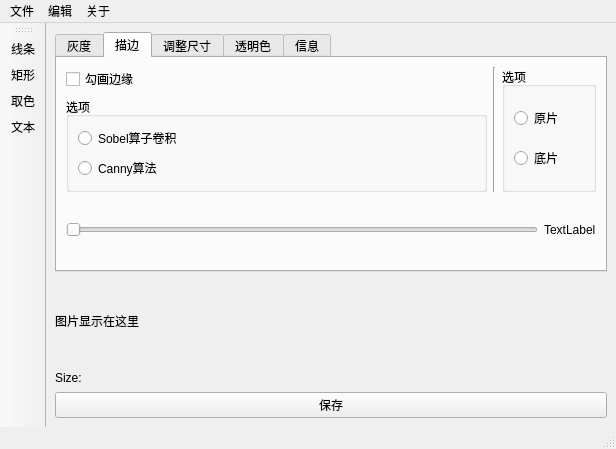
<?xml version="1.0" encoding="UTF-8"?>
<ui version="4.0">
 <class>MainWindow</class>
 <widget class="QMainWindow" name="MainWindow">
  <property name="geometry">
   <rect>
    <x>0</x>
    <y>0</y>
    <width>616</width>
    <height>449</height>
   </rect>
  </property>
  <property name="windowTitle">
   <string>MainWindow</string>
  </property>
  <widget class="QWidget" name="centralwidget">
   <layout class="QVBoxLayout" name="verticalLayout_12">
    <item>
     <layout class="QVBoxLayout" name="verticalLayout_9" stretch="0,5,1,1">
      <item>
       <widget class="QTabWidget" name="tabWidgetFunction">
        <property name="sizePolicy">
         <sizepolicy hsizetype="Expanding" vsizetype="Minimum">
          <horstretch>0</horstretch>
          <verstretch>0</verstretch>
         </sizepolicy>
        </property>
        <property name="currentIndex">
         <number>1</number>
        </property>
        <widget class="QWidget" name="tabGrayscale">
         <attribute name="title">
          <string>灰度</string>
         </attribute>
         <layout class="QVBoxLayout" name="verticalLayout_10">
          <item>
           <layout class="QVBoxLayout" name="verticalLayout_6">
            <item>
             <widget class="QCheckBox" name="cboxCvtToGrayScale">
              <property name="text">
               <string>转化为灰度图</string>
              </property>
             </widget>
            </item>
           </layout>
          </item>
         </layout>
        </widget>
        <widget class="QWidget" name="tab_2">
         <attribute name="title">
          <string>描边</string>
         </attribute>
         <layout class="QVBoxLayout" name="verticalLayout_17">
          <item>
           <layout class="QHBoxLayout" name="horizontalLayout_8" stretch="9,1,2">
            <item>
             <layout class="QVBoxLayout" name="verticalLayout_16">
              <item>
               <widget class="QCheckBox" name="cBoxCvtMargin">
                <property name="text">
                 <string>勾画边缘</string>
                </property>
               </widget>
              </item>
              <item>
               <widget class="QGroupBox" name="groupBox_2">
                <property name="title">
                 <string>选项</string>
                </property>
                <layout class="QVBoxLayout" name="verticalLayout_11">
                 <item>
                  <widget class="QRadioButton" name="rBtnSobel">
                   <property name="text">
                    <string>Sobel算子卷积</string>
                   </property>
                   <attribute name="buttonGroup">
                    <string notr="true">bGroupEdgeMethod</string>
                   </attribute>
                  </widget>
                 </item>
                 <item>
                  <widget class="QRadioButton" name="rBtnCanny">
                   <property name="text">
                    <string>Canny算法</string>
                   </property>
                   <attribute name="buttonGroup">
                    <string notr="true">bGroupEdgeMethod</string>
                   </attribute>
                  </widget>
                 </item>
                </layout>
               </widget>
              </item>
             </layout>
            </item>
            <item>
             <widget class="Line" name="line_2">
              <property name="orientation">
               <enum>Qt::Vertical</enum>
              </property>
             </widget>
            </item>
            <item>
             <widget class="QGroupBox" name="groupBox">
              <property name="title">
               <string>选项</string>
              </property>
              <layout class="QVBoxLayout" name="verticalLayout_7">
               <item>
                <widget class="QRadioButton" name="rbtnRow">
                 <property name="text">
                  <string>原片</string>
                 </property>
                 <attribute name="buttonGroup">
                  <string notr="true">bGroupMarginBackground</string>
                 </attribute>
                </widget>
               </item>
               <item>
                <widget class="QRadioButton" name="rbtnFilm">
                 <property name="text">
                  <string>底片</string>
                 </property>
                 <attribute name="buttonGroup">
                  <string notr="true">bGroupMarginBackground</string>
                 </attribute>
                </widget>
               </item>
              </layout>
             </widget>
            </item>
           </layout>
          </item>
          <item>
           <layout class="QHBoxLayout" name="horizontalLayout_9">
            <item>
             <widget class="QSlider" name="sliderMarginAdjustStrength">
              <property name="orientation">
               <enum>Qt::Horizontal</enum>
              </property>
             </widget>
            </item>
            <item>
             <widget class="QLabel" name="labelEdgeStrength">
              <property name="text">
               <string>TextLabel</string>
              </property>
             </widget>
            </item>
           </layout>
          </item>
         </layout>
        </widget>
        <widget class="QWidget" name="tabResize">
         <attribute name="title">
          <string>调整尺寸</string>
         </attribute>
         <layout class="QHBoxLayout" name="horizontalLayout" stretch="1,5,0">
          <item>
           <layout class="QVBoxLayout" name="verticalLayout_8">
            <item>
             <widget class="QLabel" name="label_6">
              <property name="text">
               <string>宽 Width</string>
              </property>
             </widget>
            </item>
            <item>
             <widget class="QLabel" name="label_7">
              <property name="text">
               <string>高 Height</string>
              </property>
             </widget>
            </item>
           </layout>
          </item>
          <item>
           <layout class="QVBoxLayout" name="verticalLayout_13" stretch="0,1,0,1">
            <item>
             <widget class="QSlider" name="sliderW">
              <property name="sizePolicy">
               <sizepolicy hsizetype="Expanding" vsizetype="Fixed">
                <horstretch>0</horstretch>
                <verstretch>0</verstretch>
               </sizepolicy>
              </property>
              <property name="orientation">
               <enum>Qt::Horizontal</enum>
              </property>
             </widget>
            </item>
            <item>
             <widget class="QLabel" name="labelSliderWInfo">
              <property name="sizePolicy">
               <sizepolicy hsizetype="Fixed" vsizetype="Fixed">
                <horstretch>0</horstretch>
                <verstretch>0</verstretch>
               </sizepolicy>
              </property>
              <property name="text">
               <string>w</string>
              </property>
             </widget>
            </item>
            <item>
             <widget class="QSlider" name="sliderH">
              <property name="sizePolicy">
               <sizepolicy hsizetype="Expanding" vsizetype="Fixed">
                <horstretch>0</horstretch>
                <verstretch>0</verstretch>
               </sizepolicy>
              </property>
              <property name="orientation">
               <enum>Qt::Horizontal</enum>
              </property>
             </widget>
            </item>
            <item>
             <widget class="QLabel" name="labelSliderHInfo">
              <property name="sizePolicy">
               <sizepolicy hsizetype="Fixed" vsizetype="Fixed">
                <horstretch>0</horstretch>
                <verstretch>0</verstretch>
               </sizepolicy>
              </property>
              <property name="text">
               <string>h</string>
              </property>
             </widget>
            </item>
           </layout>
          </item>
          <item>
           <widget class="QGroupBox" name="groupFixedRatio">
            <property name="title">
             <string>选项</string>
            </property>
            <layout class="QHBoxLayout" name="horizontalLayout_7" stretch="0,2,3">
             <item>
              <widget class="QCheckBox" name="cboxFixedRatio">
               <property name="text">
                <string>固定缩放比</string>
               </property>
              </widget>
             </item>
             <item>
              <layout class="QVBoxLayout" name="verticalLayout_14">
               <item>
                <widget class="QRadioButton" name="rbtnResizePixel">
                 <property name="text">
                  <string>像素</string>
                 </property>
                 <attribute name="buttonGroup">
                  <string notr="true">bGroupRatioOrNot</string>
                 </attribute>
                </widget>
               </item>
               <item>
                <widget class="QRadioButton" name="rbtnResizePresentage">
                 <property name="text">
                  <string>百分比</string>
                 </property>
                 <attribute name="buttonGroup">
                  <string notr="true">bGroupRatioOrNot</string>
                 </attribute>
                </widget>
               </item>
              </layout>
             </item>
             <item>
              <layout class="QVBoxLayout" name="verticalLayout_15">
               <item>
                <widget class="QLabel" name="label">
                 <property name="text">
                  <string>自定义</string>
                 </property>
                </widget>
               </item>
               <item>
                <layout class="QHBoxLayout" name="horizontalLayout_2">
                 <item>
                  <widget class="QSpinBox" name="sBoxResizeW"/>
                 </item>
                 <item>
                  <widget class="QLabel" name="labelResizeWUnit">
                   <property name="text">
                    <string>Pixel</string>
                   </property>
                  </widget>
                 </item>
                </layout>
               </item>
               <item>
                <layout class="QHBoxLayout" name="horizontalLayout_6">
                 <item>
                  <widget class="QSpinBox" name="sBoxResizeH"/>
                 </item>
                 <item>
                  <widget class="QLabel" name="labelResizeHUnit">
                   <property name="text">
                    <string>Pixel</string>
                   </property>
                  </widget>
                 </item>
                </layout>
               </item>
              </layout>
             </item>
            </layout>
           </widget>
          </item>
         </layout>
        </widget>
        <widget class="QWidget" name="tab">
         <attribute name="title">
          <string>透明色</string>
         </attribute>
         <layout class="QHBoxLayout" name="horizontalLayout_16" stretch="10,1,20">
          <item>
           <layout class="QVBoxLayout" name="verticalLayout_19">
            <item>
             <widget class="QLabel" name="label_11">
              <property name="text">
               <string>将像素值在以下域中设为透明色</string>
              </property>
             </widget>
            </item>
            <item>
             <layout class="QHBoxLayout" name="horizontalLayout_5">
              <item>
               <widget class="QCheckBox" name="cBoxLight">
                <property name="text">
                 <string>亮&gt;</string>
                </property>
               </widget>
              </item>
              <item>
               <widget class="QLabel" name="labelLightSample">
                <property name="minimumSize">
                 <size>
                  <width>25</width>
                  <height>25</height>
                 </size>
                </property>
                <property name="text">
                 <string>颜色</string>
                </property>
               </widget>
              </item>
              <item>
               <widget class="QSlider" name="sliderLight">
                <property name="orientation">
                 <enum>Qt::Horizontal</enum>
                </property>
               </widget>
              </item>
              <item>
               <widget class="QLabel" name="labelLightValue">
                <property name="text">
                 <string>value</string>
                </property>
               </widget>
              </item>
             </layout>
            </item>
            <item>
             <layout class="QHBoxLayout" name="horizontalLayout_3">
              <item>
               <widget class="QCheckBox" name="cBoxDark">
                <property name="text">
                 <string>暗&gt;</string>
                </property>
               </widget>
              </item>
              <item>
               <widget class="QLabel" name="labelDarkSample">
                <property name="minimumSize">
                 <size>
                  <width>25</width>
                  <height>25</height>
                 </size>
                </property>
                <property name="text">
                 <string>颜色</string>
                </property>
               </widget>
              </item>
              <item>
               <widget class="QSlider" name="sliderDark">
                <property name="orientation">
                 <enum>Qt::Horizontal</enum>
                </property>
               </widget>
              </item>
              <item>
               <widget class="QLabel" name="labelDarkValue">
                <property name="text">
                 <string>value</string>
                </property>
               </widget>
              </item>
             </layout>
            </item>
            <item>
             <widget class="QLabel" name="label_9">
              <property name="text">
               <string>代码设计能力有限，请用拖动替代跳动</string>
              </property>
             </widget>
            </item>
           </layout>
          </item>
          <item>
           <widget class="Line" name="line">
            <property name="orientation">
             <enum>Qt::Vertical</enum>
            </property>
           </widget>
          </item>
          <item>
           <layout class="QVBoxLayout" name="verticalLayout_18" stretch="1,9">
            <item>
             <widget class="QLabel" name="label_2">
              <property name="text">
               <string>高级</string>
              </property>
             </widget>
            </item>
            <item>
             <layout class="QHBoxLayout" name="horizontalLayout_15" stretch="1,2,5,2,5">
              <item>
               <layout class="QVBoxLayout" name="verticalLayout_2">
                <item>
                 <widget class="QLabel" name="label_3">
                  <property name="text">
                   <string>R</string>
                  </property>
                 </widget>
                </item>
                <item>
                 <widget class="QLabel" name="label_4">
                  <property name="text">
                   <string>G</string>
                  </property>
                 </widget>
                </item>
                <item>
                 <widget class="QLabel" name="label_5">
                  <property name="text">
                   <string>B</string>
                  </property>
                 </widget>
                </item>
               </layout>
              </item>
              <item>
               <layout class="QVBoxLayout" name="verticalLayout" stretch="2,5">
                <item>
                 <widget class="QCheckBox" name="cBoxColorHigh">
                  <property name="text">
                   <string>高于</string>
                  </property>
                 </widget>
                </item>
                <item>
                 <widget class="QLabel" name="labelCHighSample">
                  <property name="minimumSize">
                   <size>
                    <width>50</width>
                    <height>50</height>
                   </size>
                  </property>
                  <property name="text">
                   <string>颜色</string>
                  </property>
                 </widget>
                </item>
               </layout>
              </item>
              <item>
               <layout class="QVBoxLayout" name="verticalLayout_4">
                <item>
                 <layout class="QHBoxLayout" name="horizontalLayout_4">
                  <item>
                   <widget class="QLabel" name="labelRHighSample">
                    <property name="minimumSize">
                     <size>
                      <width>25</width>
                      <height>25</height>
                     </size>
                    </property>
                    <property name="text">
                     <string/>
                    </property>
                   </widget>
                  </item>
                  <item>
                   <widget class="QSlider" name="sliderRHigh">
                    <property name="orientation">
                     <enum>Qt::Horizontal</enum>
                    </property>
                   </widget>
                  </item>
                  <item>
                   <widget class="QLabel" name="labelRHighValue">
                    <property name="text">
                     <string>value</string>
                    </property>
                   </widget>
                  </item>
                 </layout>
                </item>
                <item>
                 <layout class="QHBoxLayout" name="horizontalLayout_10">
                  <item>
                   <widget class="QLabel" name="labelGHighSample">
                    <property name="minimumSize">
                     <size>
                      <width>25</width>
                      <height>25</height>
                     </size>
                    </property>
                    <property name="text">
                     <string/>
                    </property>
                   </widget>
                  </item>
                  <item>
                   <widget class="QSlider" name="sliderGHigh">
                    <property name="orientation">
                     <enum>Qt::Horizontal</enum>
                    </property>
                   </widget>
                  </item>
                  <item>
                   <widget class="QLabel" name="labelGHighValue">
                    <property name="text">
                     <string>value</string>
                    </property>
                   </widget>
                  </item>
                 </layout>
                </item>
                <item>
                 <layout class="QHBoxLayout" name="horizontalLayout_11">
                  <item>
                   <widget class="QLabel" name="labelBHighSample">
                    <property name="minimumSize">
                     <size>
                      <width>25</width>
                      <height>25</height>
                     </size>
                    </property>
                    <property name="text">
                     <string/>
                    </property>
                   </widget>
                  </item>
                  <item>
                   <widget class="QSlider" name="sliderBHigh">
                    <property name="orientation">
                     <enum>Qt::Horizontal</enum>
                    </property>
                   </widget>
                  </item>
                  <item>
                   <widget class="QLabel" name="labelBHighValue">
                    <property name="text">
                     <string>value</string>
                    </property>
                   </widget>
                  </item>
                 </layout>
                </item>
               </layout>
              </item>
              <item>
               <layout class="QVBoxLayout" name="verticalLayout_3" stretch="2,5">
                <item>
                 <widget class="QCheckBox" name="cBoxColorLow">
                  <property name="text">
                   <string>低于</string>
                  </property>
                 </widget>
                </item>
                <item>
                 <widget class="QLabel" name="labelCLowSample">
                  <property name="minimumSize">
                   <size>
                    <width>50</width>
                    <height>50</height>
                   </size>
                  </property>
                  <property name="text">
                   <string>颜色</string>
                  </property>
                 </widget>
                </item>
               </layout>
              </item>
              <item>
               <layout class="QVBoxLayout" name="verticalLayout_5">
                <item>
                 <layout class="QHBoxLayout" name="horizontalLayout_12">
                  <item>
                   <widget class="QLabel" name="labelRLowSample">
                    <property name="minimumSize">
                     <size>
                      <width>25</width>
                      <height>25</height>
                     </size>
                    </property>
                    <property name="text">
                     <string/>
                    </property>
                   </widget>
                  </item>
                  <item>
                   <widget class="QSlider" name="sliderRLow">
                    <property name="orientation">
                     <enum>Qt::Horizontal</enum>
                    </property>
                   </widget>
                  </item>
                  <item>
                   <widget class="QLabel" name="labelRLowValue">
                    <property name="text">
                     <string>value</string>
                    </property>
                   </widget>
                  </item>
                 </layout>
                </item>
                <item>
                 <layout class="QHBoxLayout" name="horizontalLayout_13">
                  <item>
                   <widget class="QLabel" name="labelGLowSample">
                    <property name="minimumSize">
                     <size>
                      <width>25</width>
                      <height>25</height>
                     </size>
                    </property>
                    <property name="text">
                     <string/>
                    </property>
                   </widget>
                  </item>
                  <item>
                   <widget class="QSlider" name="sliderGLow">
                    <property name="orientation">
                     <enum>Qt::Horizontal</enum>
                    </property>
                   </widget>
                  </item>
                  <item>
                   <widget class="QLabel" name="labelGLowValue">
                    <property name="text">
                     <string>value</string>
                    </property>
                   </widget>
                  </item>
                 </layout>
                </item>
                <item>
                 <layout class="QHBoxLayout" name="horizontalLayout_14">
                  <item>
                   <widget class="QLabel" name="labelBLowSample">
                    <property name="minimumSize">
                     <size>
                      <width>25</width>
                      <height>25</height>
                     </size>
                    </property>
                    <property name="text">
                     <string/>
                    </property>
                   </widget>
                  </item>
                  <item>
                   <widget class="QSlider" name="sliderBLow">
                    <property name="orientation">
                     <enum>Qt::Horizontal</enum>
                    </property>
                   </widget>
                  </item>
                  <item>
                   <widget class="QLabel" name="labelBLowValue">
                    <property name="text">
                     <string>value</string>
                    </property>
                   </widget>
                  </item>
                 </layout>
                </item>
               </layout>
              </item>
             </layout>
            </item>
           </layout>
          </item>
         </layout>
        </widget>
        <widget class="QWidget" name="tabImgInfo">
         <attribute name="title">
          <string>信息</string>
         </attribute>
         <layout class="QVBoxLayout" name="verticalLayout_20">
          <item>
           <widget class="QTextBrowser" name="textBrowser"/>
          </item>
         </layout>
        </widget>
       </widget>
      </item>
      <item>
       <widget class="QLabel" name="labelImgViewpot">
        <property name="sizePolicy">
         <sizepolicy hsizetype="Expanding" vsizetype="Expanding">
          <horstretch>0</horstretch>
          <verstretch>0</verstretch>
         </sizepolicy>
        </property>
        <property name="maximumSize">
         <size>
          <width>1920</width>
          <height>1080</height>
         </size>
        </property>
        <property name="text">
         <string>图片显示在这里</string>
        </property>
       </widget>
      </item>
      <item>
       <widget class="QLabel" name="labelShowImgInfo">
        <property name="text">
         <string>Size:   </string>
        </property>
       </widget>
      </item>
      <item>
       <widget class="QPushButton" name="saveImg">
        <property name="text">
         <string>保存</string>
        </property>
       </widget>
      </item>
     </layout>
    </item>
   </layout>
  </widget>
  <widget class="QMenuBar" name="menubar">
   <property name="geometry">
    <rect>
     <x>0</x>
     <y>0</y>
     <width>616</width>
     <height>22</height>
    </rect>
   </property>
   <widget class="QMenu" name="fileSetting">
    <property name="title">
     <string>文件</string>
    </property>
    <addaction name="fileOpenAction"/>
    <addaction name="saveAsAction"/>
    <addaction name="recentFileAction"/>
    <addaction name="cleanHistoryAction"/>
   </widget>
   <widget class="QMenu" name="menu_2">
    <property name="title">
     <string>编辑</string>
    </property>
    <addaction name="actionBack"/>
    <addaction name="actionViewProcessingQueue"/>
   </widget>
   <widget class="QMenu" name="menu_3">
    <property name="title">
     <string>关于</string>
    </property>
   </widget>
   <addaction name="fileSetting"/>
   <addaction name="menu_2"/>
   <addaction name="menu_3"/>
  </widget>
  <widget class="QStatusBar" name="statusbar"/>
  <widget class="QToolBar" name="toolBar">
   <property name="windowTitle">
    <string>toolBar</string>
   </property>
   <attribute name="toolBarArea">
    <enum>LeftToolBarArea</enum>
   </attribute>
   <attribute name="toolBarBreak">
    <bool>false</bool>
   </attribute>
   <addaction name="convertToGrayScaleAction"/>
   <addaction name="action_4"/>
   <addaction name="action_5"/>
   <addaction name="action_6"/>
  </widget>
  <action name="fileOpenAction">
   <property name="text">
    <string>打开</string>
   </property>
  </action>
  <action name="saveAsAction">
   <property name="text">
    <string>另存为</string>
   </property>
  </action>
  <action name="recentFileAction">
   <property name="text">
    <string>最近打开</string>
   </property>
  </action>
  <action name="actionBack">
   <property name="text">
    <string>回退上一步</string>
   </property>
  </action>
  <action name="convertToGrayScaleAction">
   <property name="text">
    <string>线条</string>
   </property>
  </action>
  <action name="action_3">
   <property name="text">
    <string>刻录时间轴</string>
   </property>
  </action>
  <action name="action_4">
   <property name="text">
    <string>矩形</string>
   </property>
  </action>
  <action name="action_5">
   <property name="text">
    <string>取色</string>
   </property>
  </action>
  <action name="action_6">
   <property name="text">
    <string>文本</string>
   </property>
  </action>
  <action name="cleanHistoryAction">
   <property name="text">
    <string>清除历史打开记录</string>
   </property>
  </action>
  <action name="actionViewProcessingQueue">
   <property name="text">
    <string>查阅操作队列</string>
   </property>
  </action>
 </widget>
 <resources/>
 <connections/>
 <buttongroups>
  <buttongroup name="bGroupRatioOrNot"/>
  <buttongroup name="bGroupMarginBackground"/>
  <buttongroup name="bGroupEdgeMethod"/>
 </buttongroups>
</ui>
